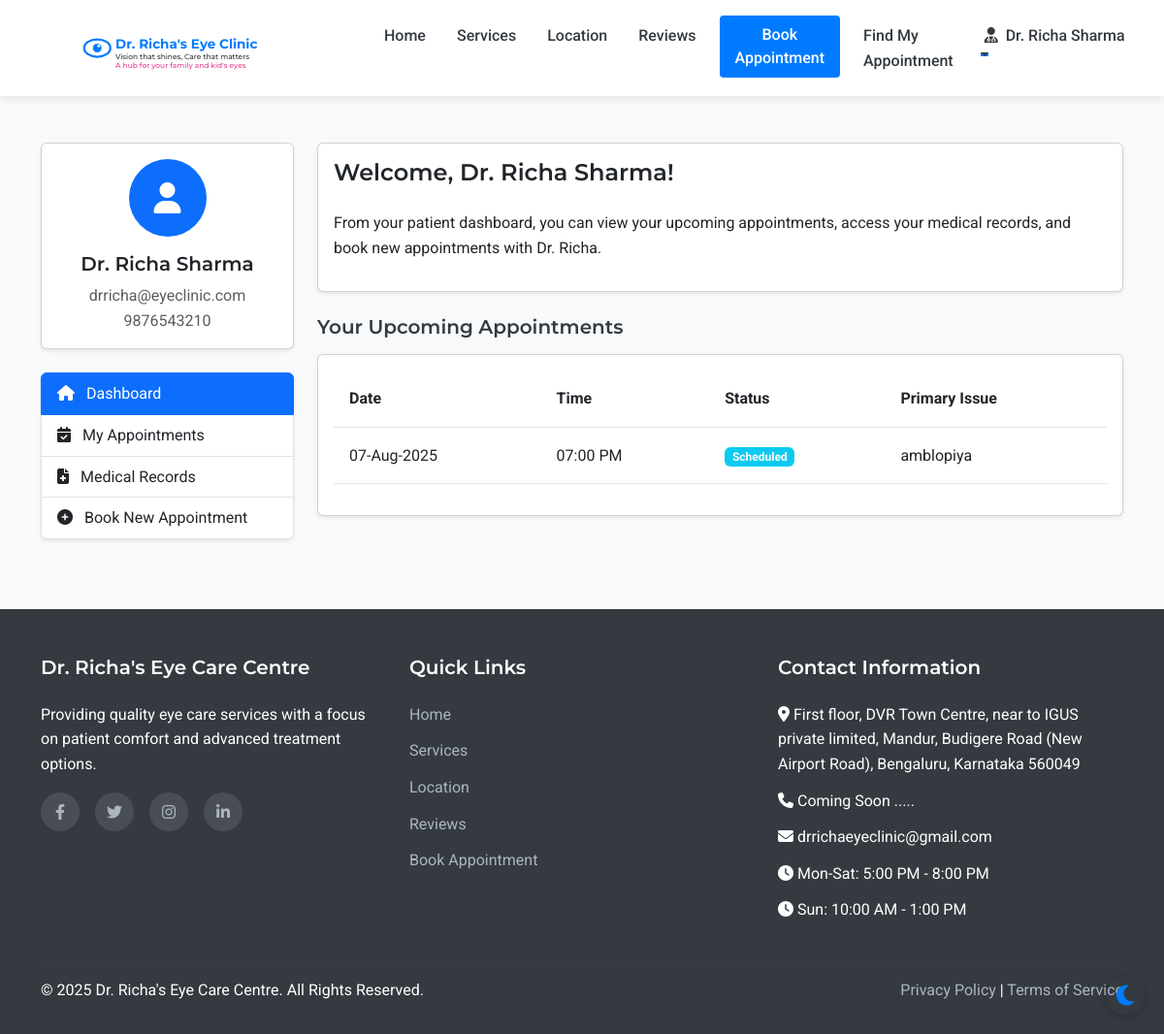
Before: /patient/dashboard (signed in) with the older database file.
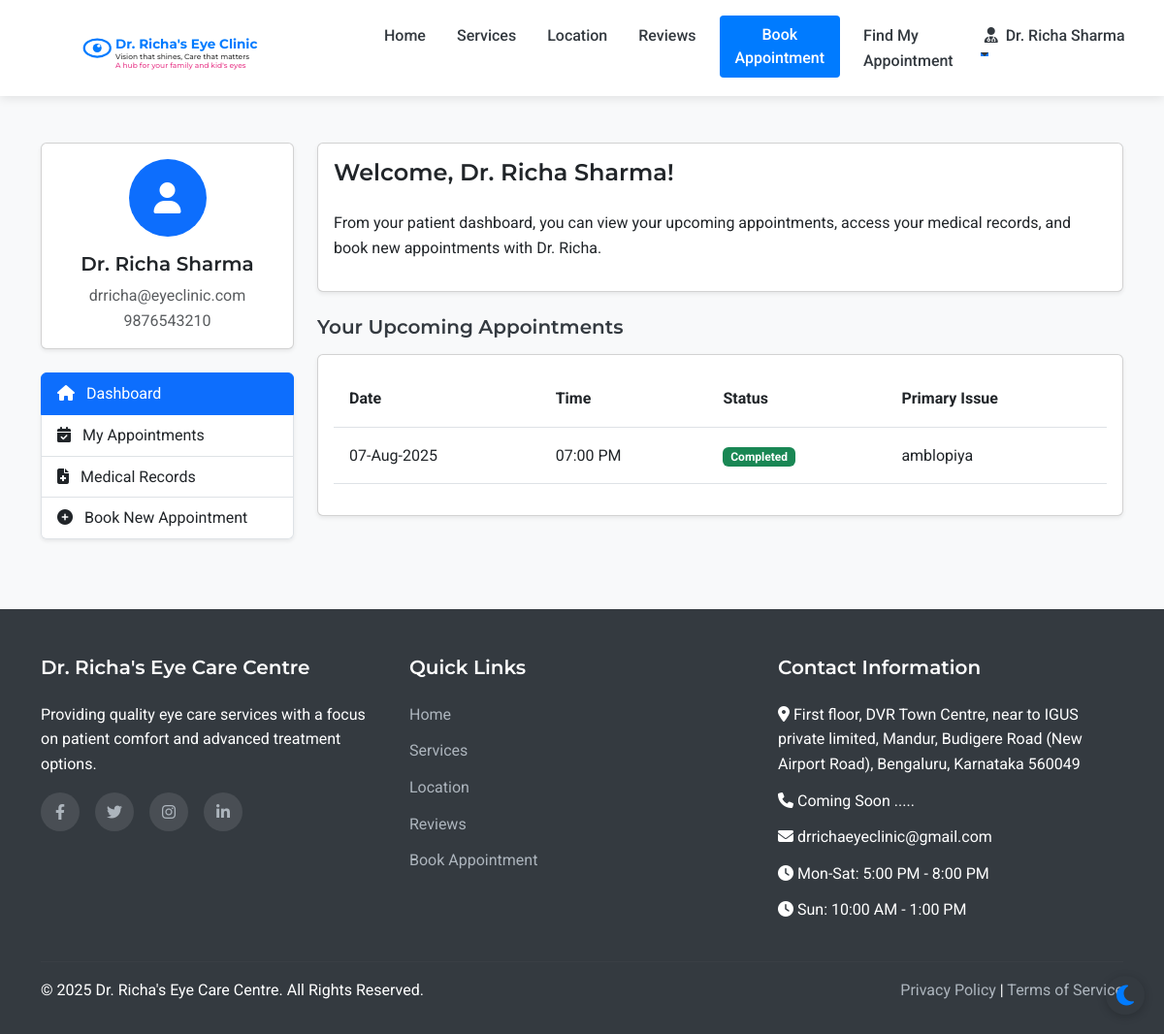
After: the same page with the newer database file.
### models.py (models this page shows, shortened)
class Staff(UserMixin, db.Model):
    __abstract__ = True
    id = db.Column(db.Integer, primary_key=True)
    username = db.Column(db.String(64), unique=True, nullable=False)
    email = db.Column(db.String(120), unique=True, nullable=False)
    password_hash = db.Column(db.String(256), nullable=False)
    full_name = db.Column(db.String(100), nullable=False)
    mobile_number = db.Column(db.String(15), nullable=False)

class Doctor(Staff):
    __tablename__ = 'doctor'
    qualifications = db.Column(db.String(200), nullable=True)
    specialization = db.Column(db.String(200), nullable=True)

class Appointment(db.Model):
    id = db.Column(db.Integer, primary_key=True)
    patient_id = db.Column(db.Integer, db.ForeignKey('patient.id'), nullable=False)
    appointment_date = db.Column(db.Date, nullable=False)
    appointment_time = db.Column(db.Time, nullable=False)
    primary_issue = db.Column(db.Text, nullable=True)
    referral_info = db.Column(db.String(255), nullable=True)
    status = db.Column(db.String(20), default='scheduled')  # scheduled, completed, cancelled
    created_at = db.Column(db.DateTime, default=datetime.utcnow)
    consultation_fee = db.Column(db.Float, nullable=False, default=500.0)
    payment_status = db.Column(db.String(20), default='pending')  # pending, paid

### routes.py (the view)
@app.route('/patient/dashboard')
@login_required
def patient_dashboard():
    appointments = Appointment.query.filter_by(patient_id=current_user.id).order_by(desc(Appointment.appointment_date), desc(Appointment.appointment_time)).all()
    return render_template('patient/dashboard.html', appointments=appointments)

### templates/patient/dashboard.html (shortened to what this page needs)
{% extends 'layout.html' %}
{% block content %}
<section class="py-5 bg-light">
    <div class="container">
        <div class="row">
            <div class="col-lg-3 mb-4">
                <div class="card shadow-sm mb-4">
                    <div class="card-body text-center">
                        <div class="avatar-circle bg-primary text-white mb-3">
                            <i class="fas fa-user fa-2x"></i>
                        </div>
                        <h5 class="card-title">{{ current_user.full_name }}</h5>
                        <p class="card-text text-muted mb-0">{{ current_user.email }}</p>
                        <p class="card-text text-muted">{{ current_user.mobile_number }}</p>
                    </div>
                </div>
                <div class="list-group shadow-sm">
                    <a href="{{ url_for('patient_dashboard') }}" class="list-group-item list-group-item-action active">
                        <i class="fas fa-home me-2"></i> Dashboard
                    </a>
                    <a href="{{ url_for('patient_appointments') }}" class="list-group-item list-group-item-action">
                        <i class="fas fa-calendar-check me-2"></i> My Appointments
                    </a>
                    <a href="{{ url_for('patient_medical_records') }}" class="list-group-item list-group-item-action">
                        <i class="fas fa-file-medical me-2"></i> Medical Records
                    </a>
                    <a href="{{ url_for('appointment') }}" class="list-group-item list-group-item-action">
                        <i class="fas fa-plus-circle me-2"></i> Book New Appointment
                    </a>
                </div>
            </div>
            <div class="col-lg-9">
                <div class="card shadow-sm mb-4">
                    <div class="card-body">
                        <h4 class="card-title mb-4">Welcome, {{ current_user.full_name }}!</h4>
                        <p>From your patient dashboard, you can view your upcoming appointments, access your medical records, and book new appointments with Dr. Richa.</p>
                    </div>
                </div>
                <h5 class="mb-3">Your Upcoming Appointments</h5>
                <div class="card shadow-sm">
                    <div class="card-body">
                        {% if appointments %}
                            <div class="table-responsive">
                                <table class="table table-hover">
                                    <thead>
                                        <tr>
                                            <th>Date</th>
                                            <th>Time</th>
                                            <th>Status</th>
                                            <th>Primary Issue</th>
                                        </tr>
                                    </thead>
                                    <tbody>
                                        {% for appointment in appointments %}
                                            {% if appointment.appointment_date >= now.date() %}
                                                <tr>
                                                    <td>{{ appointment.appointment_date.strftime('%d-%b-%Y') }}</td>
                                                    <td>{{ appointment.appointment_time.strftime('%I:%M %p') }}</td>
                                                    <td>
                                                        {% if appointment.status == 'scheduled' %}
                                                            <span class="badge bg-info">Scheduled</span>
                                                        {% elif appointment.status == 'completed' %}
                                                            <span class="badge bg-success">Completed</span>
                                                        {% else %}
                                                            <span class="badge bg-secondary">{{ appointment.status }}</span>
                                                        {% endif %}
                                                    </td>
                                                    <td>{{ appointment.primary_issue or 'Not specified' }}</td>
                                                </tr>
                                            {% endif %}
                                        {% endfor %}
                                    </tbody>
                                </table>
                            </div>
                            {% set upcoming_count = appointments|selectattr('appointment_date', 'ge', now.date())|list|length %}
                        {% else %}
                            <div class="text-center p-4">
                                <p class="text-muted mb-3">You don't have any appointments yet.</p>
                                <a href="{{ url_for('appointment') }}" class="btn btn-primary">Book Your First Appointment</a>
                            </div>
                        {% endif %}
                    </div>
                </div>
            </div>
        </div>
    </div>
</section>
{% endblock %}

### templates/layout.html (shortened to what this page needs)
<!DOCTYPE html>
<html lang="en">
<head>
    <link href="https://cdn.jsdelivr.net/npm/bootstrap@5.3.0-alpha1/dist/css/bootstrap.min.css" rel="stylesheet">
    <link rel="stylesheet" href="https://cdn.jsdelivr.net/npm/flatpickr/dist/flatpickr.min.css">
    <link rel="stylesheet" href="https://cdnjs.cloudflare.com/ajax/libs/font-awesome/6.1.1/css/all.min.css">
    <link rel="stylesheet" href="{{ url_for('static', filename='css/style.css') }}">
</head>
<body>
    <nav class="navbar navbar-expand-lg sticky-top">
        <div class="container">
            <a class="navbar-brand" href="{{ url_for('index') }}" id="clinic-logo">
                <div id="interactive-logo-container" style="height: 60px;"></div>
            </a>
            <div class="collapse navbar-collapse" id="navbarNav">
                <ul class="navbar-nav ms-auto">
                    <li class="nav-item">
                        <a class="nav-link {% if request.path == url_for('index') %}active{% endif %}" href="{{ url_for('index') }}">Home</a>
                    </li>
                    <li class="nav-item">
                        <a class="nav-link {% if request.path == url_for('services') %}active{% endif %}" href="{{ url_for('services') }}">Services</a>
                    </li>
                    <li class="nav-item">
                        <a class="nav-link {% if request.path == url_for('location') %}active{% endif %}" href="{{ url_for('location') }}">Location</a>
                    </li>
                    <li class="nav-item">
                        <a class="nav-link {% if request.path == url_for('reviews') %}active{% endif %}" href="{{ url_for('reviews') }}">Reviews</a>
                    </li>
                    <li class="nav-item">
                        <a class="nav-link btn btn-primary text-white px-3 ms-lg-2" href="{{ url_for('appointment') }}">Book Appointment</a>
                    </li>
                    <li class="nav-item">
                        <a class="nav-link" href="{{ url_for('find_appointment') }}">Find My Appointment</a>
                    </li>
                    {% if current_user.is_authenticated %}
                        {% if current_user.__class__.__name__ == 'Patient' %}
                            <li class="nav-item dropdown">
                                <a class="nav-link dropdown-toggle" href="#" id="navbarDropdown" role="button" data-bs-toggle="dropdown" aria-expanded="false">
                                    <i class="fas fa-user me-1"></i> {{ current_user.full_name }}
                                </a>
                                <ul class="dropdown-menu dropdown-menu-end" aria-labelledby="navbarDropdown">
                                    <li><a class="dropdown-item" href="{{ url_for('patient_dashboard') }}">Dashboard</a></li>
                                    <li><a class="dropdown-item" href="{{ url_for('patient_appointments') }}">My Appointments</a></li>
                                    <li><a class="dropdown-item" href="{{ url_for('patient_medical_records') }}">Medical Records</a></li>
                                    <li><hr class="dropdown-divider"></li>
                                    <li><a class="dropdown-item" href="{{ url_for('patient_logout') }}">Logout</a></li>
                                </ul>
                            </li>
                        {% else %}
                            <li class="nav-item dropdown">
                                <a class="nav-link dropdown-toggle" href="#" id="navbarDropdown" role="button" data-bs-toggle="dropdown" aria-expanded="false">
                                    <i class="fas fa-user-md me-1"></i> {{ current_user.full_name }}
                                </a>
                            </li>
                        {% endif %}
                    {% endif %}
                </ul>
            </div>
        </div>
    </nav>
    <main>
        {% block content %}{% endblock %}
    </main>
    <footer>
        <div class="container">
            <div class="row">
                <div class="col-md-4 mb-4 mb-md-0">
                    <h5>Dr. Richa's Eye Care Centre</h5>
                    <p class="mb-3">Providing quality eye care services with a focus on patient comfort and advanced treatment options.</p>
                    <div class="social-icons">
                        <a href="#" aria-label="Facebook"><i class="fab fa-facebook-f"></i></a>
                        <a href="#" aria-label="Twitter"><i class="fab fa-twitter"></i></a>
                        <a href="#" aria-label="Instagram"><i class="fab fa-instagram"></i></a>
                        <a href="#" aria-label="LinkedIn"><i class="fab fa-linkedin-in"></i></a>
                    </div>
                </div>
                <div class="col-md-4 mb-4 mb-md-0">
                    <h5>Quick Links</h5>
                    <ul>
                        <li><a href="{{ url_for('index') }}">Home</a></li>
                        <li><a href="{{ url_for('services') }}">Services</a></li>
                        <li><a href="{{ url_for('location') }}">Location</a></li>
                        <li><a href="{{ url_for('reviews') }}">Reviews</a></li>
                        <li><a href="{{ url_for('appointment') }}">Book Appointment</a></li>
                    </ul>
                </div>
                <div class="col-md-4">
                    <h5>Contact Information</h5>
                    <ul>
                        <li><i class="fas fa-map-marker-alt"></i> First floor, DVR Town Centre, near to     IGUS private limited, Mandur, Budigere Road (New Airport Road), Bengaluru, Karnataka 560049</li>
                        <li><i class="fas fa-phone"></i> Coming Soon .....</li>
                        <li><i class="fas fa-envelope"></i> drrichaeyeclinic@gmail.com</li>
                        <li><i class="fas fa-clock"></i> Mon-Sat: 5:00 PM - 8:00 PM</li>
                        <li><i class="fas fa-clock"></i> Sun: 10:00 AM - 1:00 PM</li>
                    </ul>
                </div>
            </div>
            <hr class="mt-4 mb-3" style="border-color: rgba(255,255,255,0.1);">
            <div class="row">
                <div class="col-md-6">
                    <p class="mb-md-0">&copy; {{ now.year }} Dr. Richa's Eye Care Centre. All Rights Reserved.</p>
                </div>
                <div class="col-md-6 text-md-end">
                    <p class="mb-0">
                        <a href="#">Privacy Policy</a> |
                        <a href="#">Terms of Service</a>
                    </p>
                </div>
            </div>
        </div>
    </footer>
</body>
</html>

Changed rows visible on the page:
changed Appointment "07:00 PM": status "Scheduled" → "Completed"
